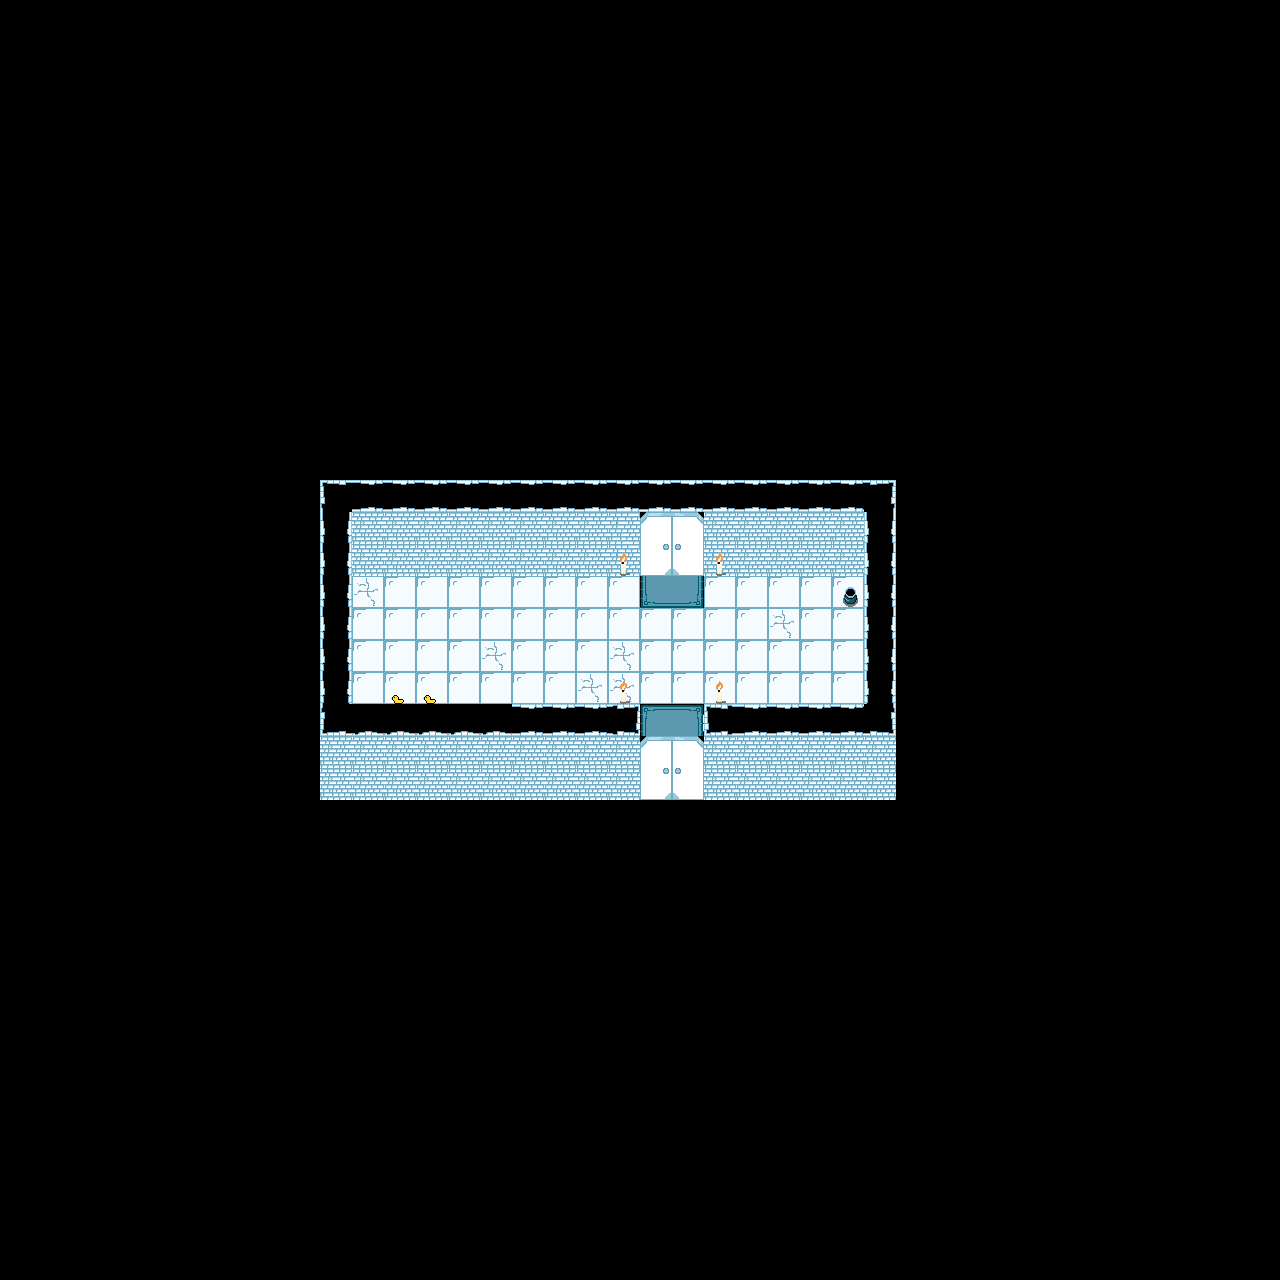

The image is a tile-based game level rendered from a .tmx file. Its description and source (layers, tilesets, objects; grid data summarised) follow:
An orthogonal 40x40 tile map with 32x32 px tiles, 2 tile layers (Tile Layer 1, Tile Layer 2) and 10 objects.

<map version="1.10" tiledversion="1.11.2" orientation="orthogonal" renderorder="right-down" width="40" height="40" tilewidth="32" tileheight="32" infinite="0" nextlayerid="4" nextobjectid="17">
 <tileset firstgid="1" source="../FinalRoomTileset.tsx" />
 <layer id="1" name="Tile Layer 1" width="40" height="40">
  <data>[1600 cells, 187 non-empty, 22 distinct tile ids]</data>
 </layer>
 <layer id="3" name="Tile Layer 2" width="40" height="40">
  <data>[1600 cells, 7 non-empty, 3 distinct tile ids]</data>
 </layer>
 <objectgroup id="2" name="Object Layer 1">
  <object id="1" x="640" y="512" width="64" height="64">
   <properties>
    <property name="Tag" value="Door" />
   </properties>
  </object>
  <object id="2" x="640" y="736" width="64" height="64">
   <properties>
    <property name="Tag" value="Door" />
   </properties>
  </object>
  <object id="3" x="320" y="704" width="320" height="32">
   <properties>
    <property name="Tag" value="Wall" />
   </properties>
  </object>
  <object id="4" x="704" y="704" width="160" height="32">
   <properties>
    <property name="Tag" value="Wall" />
   </properties>
  </object>
  <object id="10" x="352" y="512" width="282" height="57.3333">
   <properties>
    <property name="Tag" value="Wall" />
   </properties>
  </object>
  <object id="12" x="704" y="512" width="160" height="64">
   <properties>
    <property name="Tag" value="Wall" />
   </properties>
  </object>
  <object id="13" x="864" y="480" width="32.5" height="249.5">
   <properties>
    <property name="Tag" value="Wall" />
   </properties>
  </object>
  <object id="14" x="320" y="512" width="32" height="192">
   <properties>
    <property name="Tag" value="Wall" />
   </properties>
  </object>
  <object id="15" x="384" y="607.25" width="32" height="32">
   <properties>
    <property name="Enemy" value="PinBaller" />
    <property name="Tag" value="Enemy" />
   </properties>
  </object>
  <object id="16" x="489.333" y="655.667" width="32" height="32">
   <properties>
    <property name="Enemy" value="BaseEnemy" />
    <property name="Tag" value="Enemy" />
   </properties>
  </object>
 </objectgroup>
</map>
